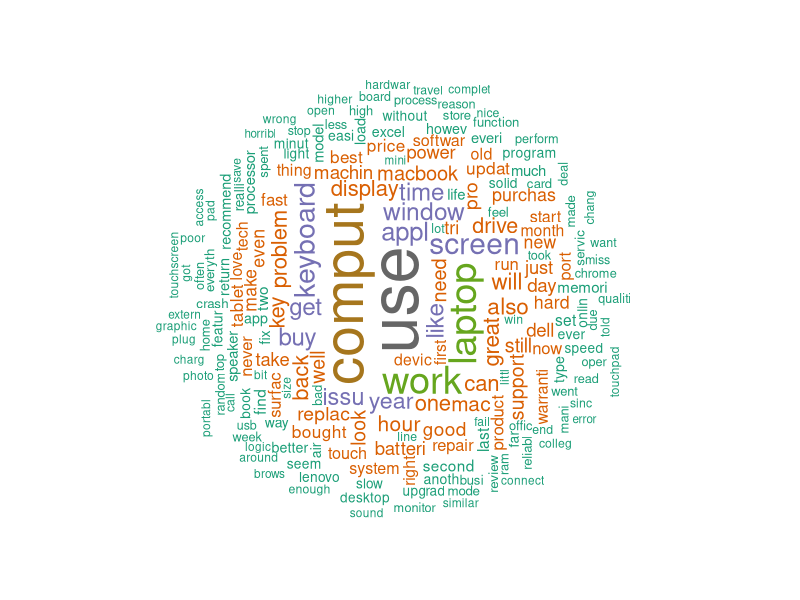
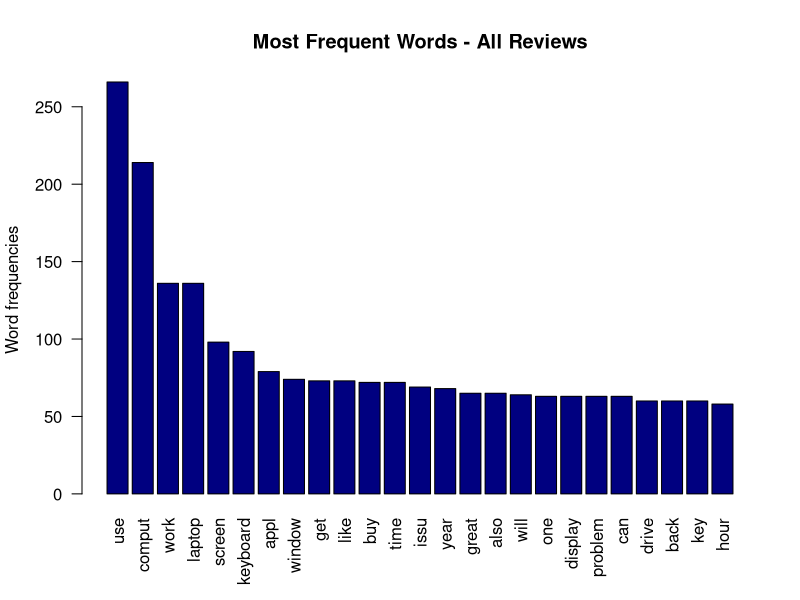

Here is the R script that generated these plots, in order:
## ---- chunk 1
knitr::opts_chunk$set(echo = TRUE)
## ---- chunk 2

# Install
# install.packages("tm")  # for text mining
# install.packages("SnowballC") # for text stemming
# install.packages("wordcloud") # word-cloud generator 
# install.packages("RColorBrewer") # color palettes
# Load

library("tm")
library("SnowballC")
library("wordcloud")
library("RColorBrewer")

## ---- chunk 3

# text1 <- readLines(file.choose())  # manually selected path:
text1 <- readLines("./corpus/target/word_cloud_txt_positive.txt")
text2 <- readLines("./corpus/target/word_cloud_txt_negative.txt") # negativec reviews
text3 <- paste0(text1," ", text2)
getwd()
## ---- chunk 4
# read file for corpus:
docs3 <- Corpus(VectorSource(text3))  # biulding two of them ...

## ---- chunk 5

inspectRetrn3 <- inspect(docs3)  # run this variable to view all of the documents
toSpace3 <- content_transformer(function (x , pattern ) gsub(pattern, " ", x))
docs3 <- tm_map(docs3, toSpace3, "/")  # replacing characters to establish true "words for the process"
docs3 <- tm_map(docs3, toSpace3, "@")
docs3 <- tm_map(docs3, toSpace3, "\\|")

# Convert the text to lower case
docs3 <- tm_map(docs3, content_transformer(tolower))
# Remove numbers
docs3 <- tm_map(docs3, removeNumbers)
# Remove english common stopwords
docs3 <- tm_map(docs3, removeWords, stopwords("english"))
# Remove your own stop word
# specify your stopwords as a character vector
docs3 <- tm_map(docs3, removeWords, c("blabla1", "blabla2")) 
# Remove punctuations
docs3 <- tm_map(docs3, removePunctuation)
# Eliminate extra white spaces
docs3 <- tm_map(docs3, stripWhitespace)
# Text stemming
docs3 <- tm_map(docs3, stemDocument)

## ---- chunk 6

dtm3 <- TermDocumentMatrix(docs3)
m3 <- as.matrix(dtm3)
v3 <- sort(rowSums(m3),decreasing=TRUE)
d3 <- data.frame(word = names(v3),freq=v3)
head(d3, 25)

## ---- chunk 7

set.seed(1234)
wordcloud(words = d3$word, freq = d3$freq, min.freq = 1,
          max.words=200, random.order=FALSE, rot.per=0.35, 
          colors=brewer.pal(8, "Dark2"))

## ---- chunk 8

barplot(d3[1:25,]$freq, las = 2, names.arg = d3[1:25,]$word,
        col ="navy", main ="Most Frequent Words - All Reviews",
        ylab = "Word frequencies")
